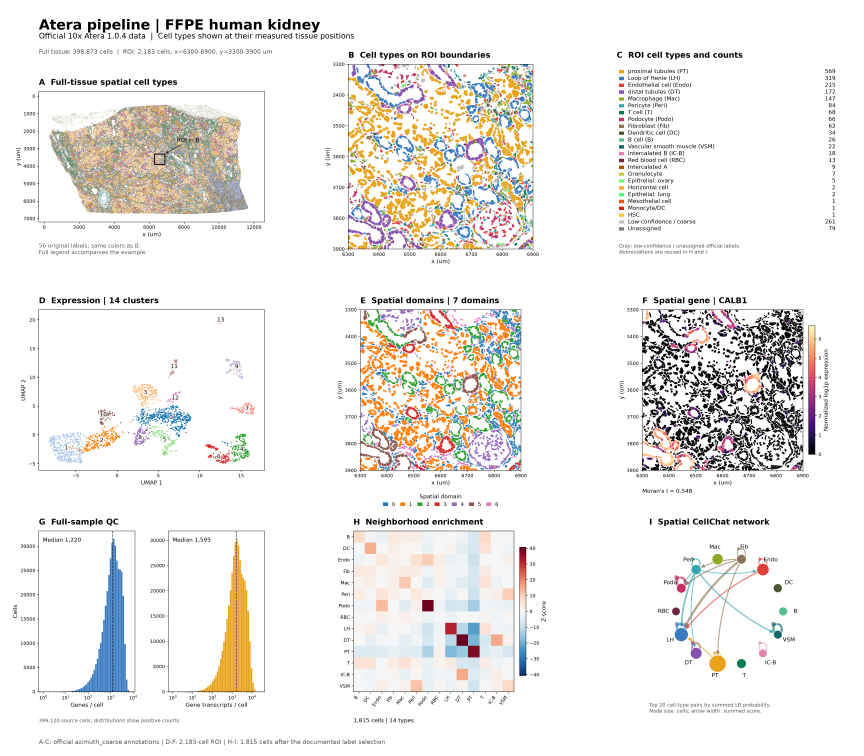
#> input picture plugins/spatial-transcriptomics/skills/spatial-atera/assets/kidney_example.png, 4320 x 3780 px (shown at 1/5 size)
$ python pick_roi.py --image ../spatial-atera/assets/kidney_example.png
#> lines starting #> are read from the running program, lines starting #| are printed output that depends on the picture
# -*- coding: utf-8 -*-
"""
pick_roi.py — Visium HD 交互式 ROI 选择工具

用法:
    python pick_roi.py --image tissue_image.png [--scale 0.2738] [--out roi.json]

功能:
    1. 打开图片 (自动降采样到适合屏幕, 记录缩放因子)
    2. 鼠标左键拖拽框选 ROI (松开确认, 可多次重选)
    3. 键盘: [Enter]=确认输出  [r]=重选  [q]=退出
    4. 输出全分辨率像素坐标到 json: {"x0":..,"y0":..,"x1":..,"y1":..,"scale":..}
    5. 若提供 --save-crop, 保存一张 ROI 局部预览图

依赖: pip install matplotlib pillow numpy
"""
import argparse
import json
import os
import sys

import numpy as np
import matplotlib
matplotlib.use("TkAgg")
import matplotlib.pyplot as plt
from matplotlib.widgets import RectangleSelector


def load_image(path, max_display=1600):
    """读图并降采样到适合屏幕; 返回 (img, scale_factor 显示->原始)."""
    from PIL import Image
    img = Image.open(path)
    if img.mode == "RGBA":
        img = img.convert("RGB")
    w, h = img.size
    scale = 1.0
    if max(w, h) > max_display:
        scale = max_display / max(w, h)
        img = img.resize((int(w * scale), int(h * scale)), Image.LANCZOS)
    return np.asarray(img), scale


class ROISelector:
    def __init__(self, img, scale, out_path, save_crop=None):
        self.img = img
        self.scale = scale  # 显示尺寸 -> 原始尺寸 的乘数 (显示*scale=原始)
        self.out_path = out_path
        self.save_crop = save_crop
        self.roi_disp = None  # 显示坐标 (x0,y0,x1,y1)

        self.fig, self.ax = plt.subplots(figsize=(12, 10))
        self.ax.imshow(img)
        self.ax.set_title("拖拽鼠标框选 ROI | Enter=确认  r=重选  q=退出")
        self.rs = RectangleSelector(
            self.ax, self.on_select,
            interactive=True, useblit=True,
            props=dict(facecolor="cyan", edgecolor="red", alpha=0.25, fill=True),
        )
        self.fig.canvas.mpl_connect("key_press_event", self.on_key)
        plt.show()

    def on_select(self, eclick, erelease):
        x0, y0 = eclick.xdata, eclick.ydata
        x1, y1 = erelease.xdata, erelease.ydata
        self.roi_disp = (int(min(x0, x1)), int(min(y0, y1)),
                         int(max(x0, x1)), int(max(y0, y1)))
        print(f"[ROI 显示坐标] x[{self.roi_disp[0]}:{self.roi_disp[2]}] "
              f"y[{self.roi_disp[1]}:{self.roi_disp[3]}]", flush=True)

    def on_key(self, event):
        if event.key == "enter":
            self.confirm()
        elif event.key == "r":
            self.roi_disp = None
            self.ax.set_title("已重选: 重新拖拽框选")
            self.fig.canvas.draw_idle()
        elif event.key == "q":
            print("已退出 (未保存)", flush=True)
            plt.close(self.fig)

    def confirm(self):
        if self.roi_disp is None:
            print("还没框选区域, 请先拖拽选择", flush=True)
            return
        x0, y0, x1, y1 = self.roi_disp
        # 显示坐标 -> 全分辨率原始坐标
        ox0, oy0 = int(x0 / self.scale), int(y0 / self.scale)
        ox1, oy1 = int(x1 / self.scale), int(y1 / self.scale)
        roi = {"x0": ox0, "y0": oy0, "x1": ox1, "y1": oy1,
               "display_scale": self.scale}
        with open(self.out_path, "w", encoding="utf-8") as f:
            json.dump(roi, f, indent=2)
        print(f"[已保存] {self.out_path}", flush=True)
        print(f"[全分辨率 ROI] x[{ox0}:{ox1}] y[{oy0}:{oy1}]", flush=True)
        if self.save_crop:
            crop = self.img[y0:y1, x0:x1]
            from PIL import Image
            Image.fromarray(crop).save(self.save_crop)
            print(f"[crop 预览] {self.save_crop}", flush=True)
        plt.close(self.fig)


def main():
    ap = argparse.ArgumentParser(description="Visium HD 交互式 ROI 选择")
    ap.add_argument("--image", required=True, help="HE 图片路径 (png/jpg/tif)")
    ap.add_argument("--scale", type=float, default=None,
                    help="微米/像素 (仅用于展示, 非必需)")
    ap.add_argument("--out", default="roi.json", help="输出坐标 json 路径")
    ap.add_argument("--save-crop", default=None, help="保存 ROI 预览图路径")
    args = ap.parse_args()

    img, scale = load_image(args.image)
#> in load_image, img is the input picture: PIL image 4320x3780 RGBA; mean R, G, B, A 239.7, 237.6, 235.3, 255
#> scale = 0.37
    print(f"图片加载完成: 显示 {img.shape[1]}x{img.shape[0]}, "
          f"缩放因子={scale:.3f}", flush=True)
#| 图片加载完成: 显示 1600x1400, 缩放因子=0.370
    ROISelector(img, scale, args.out, args.save_crop)
#> in __init__, `plt.show()`:
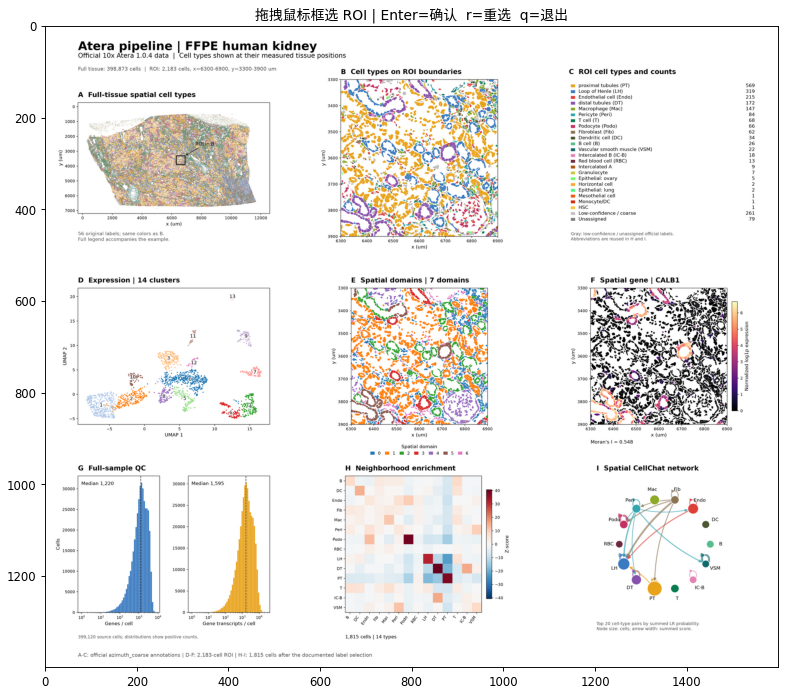
#> figure drawn by matplotlib, 1 panel


if __name__ == "__main__":
    main()
